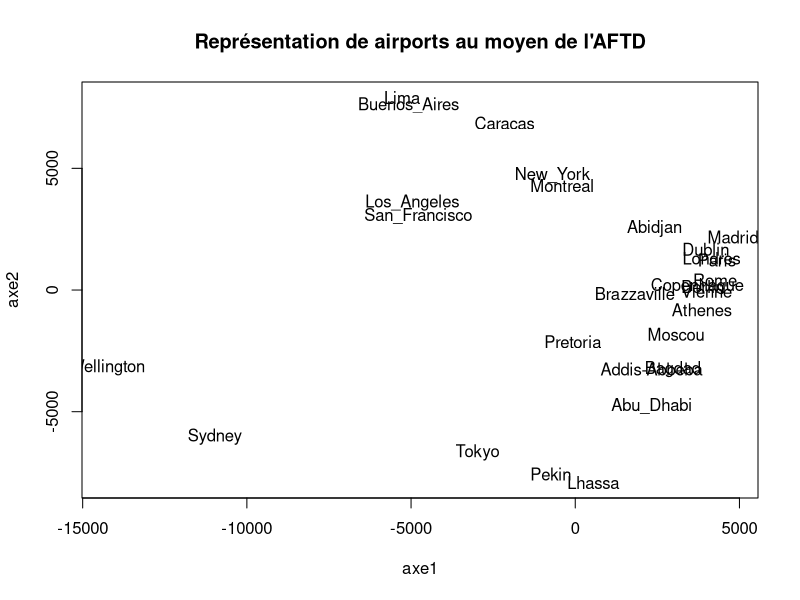
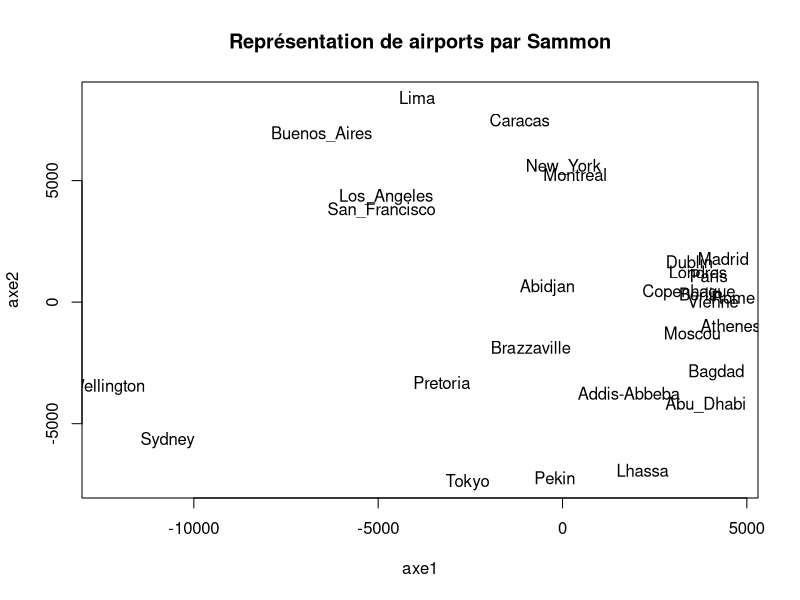
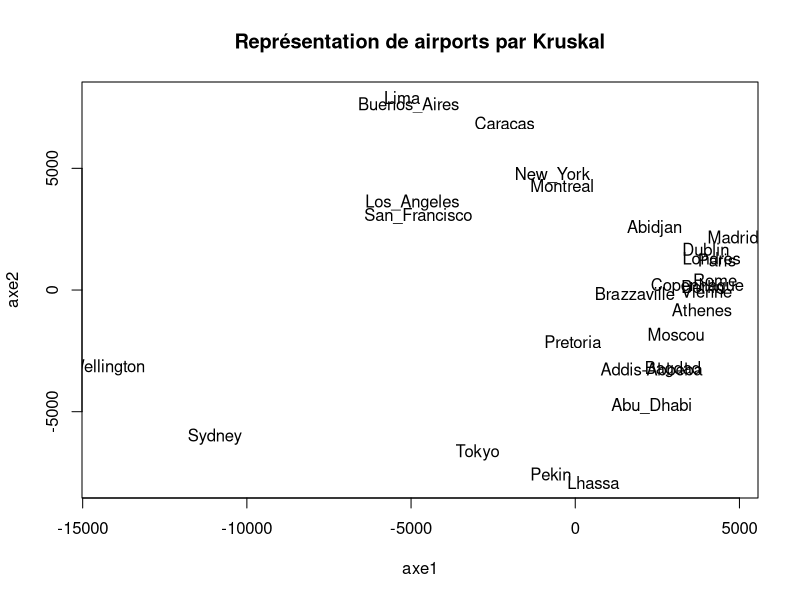
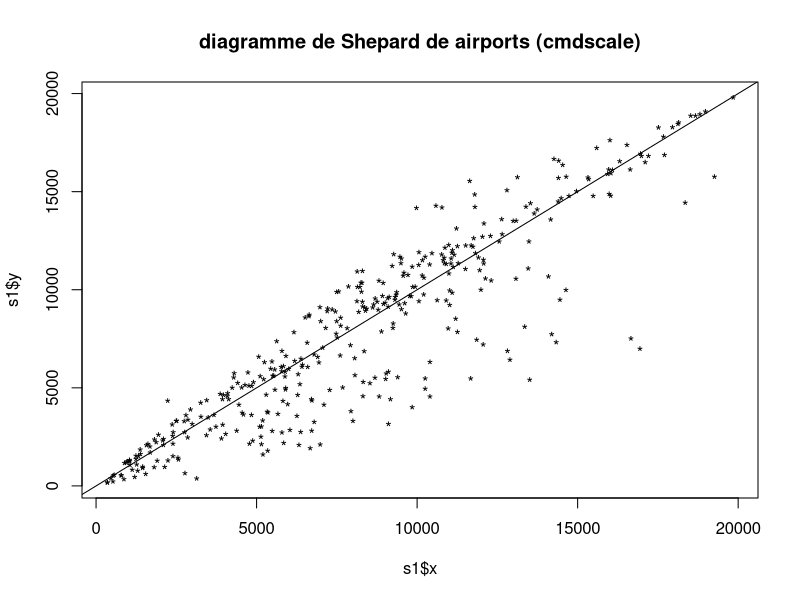
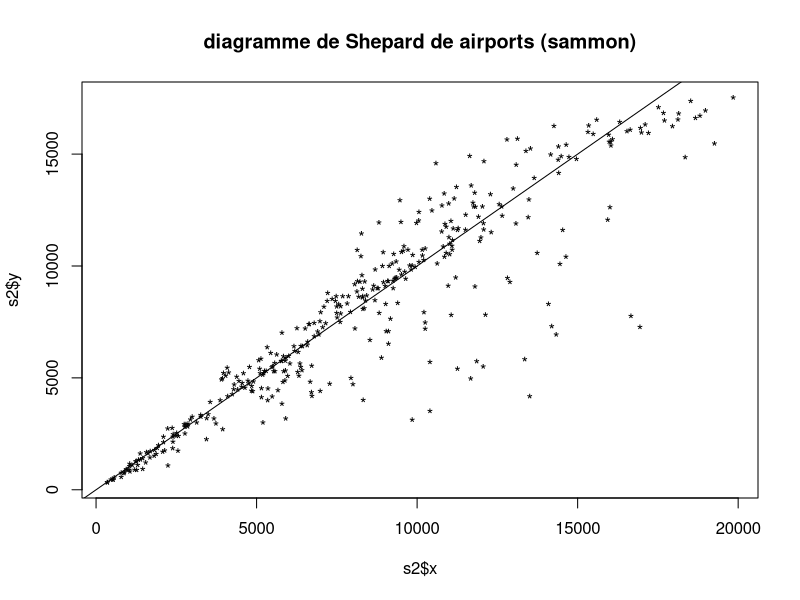
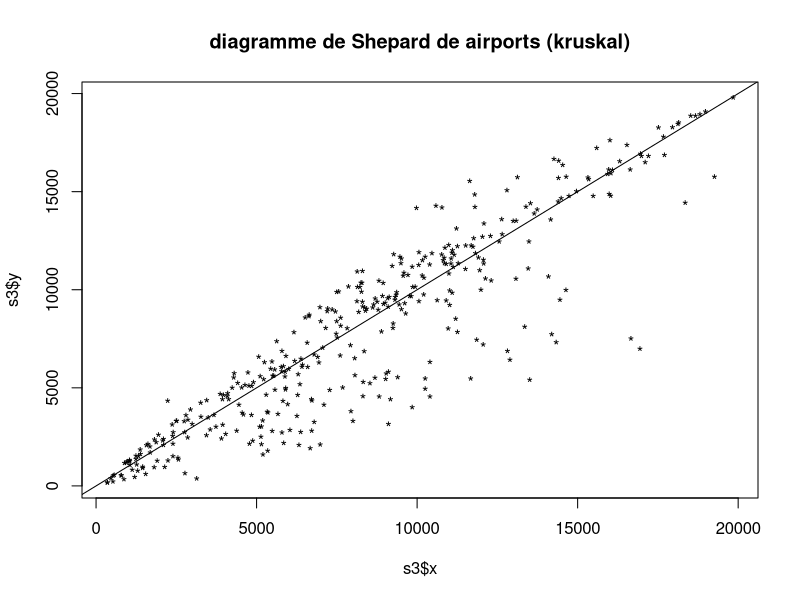
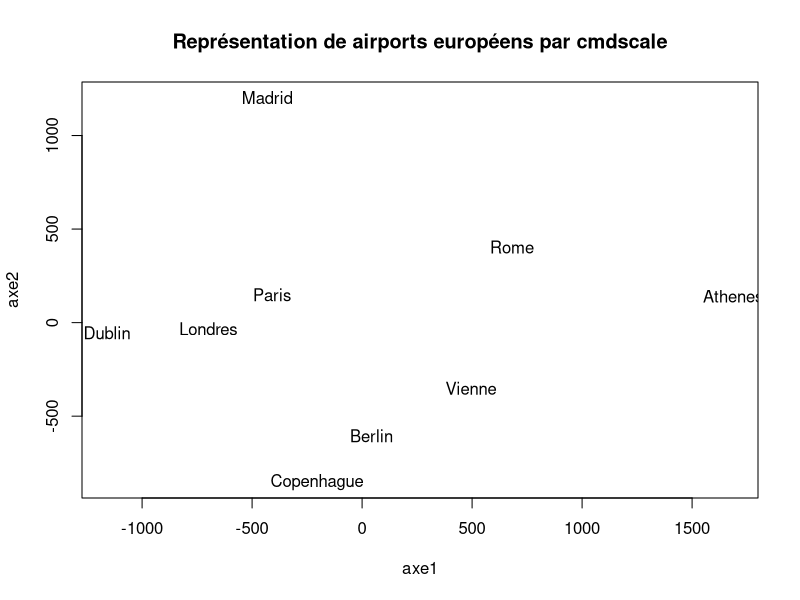
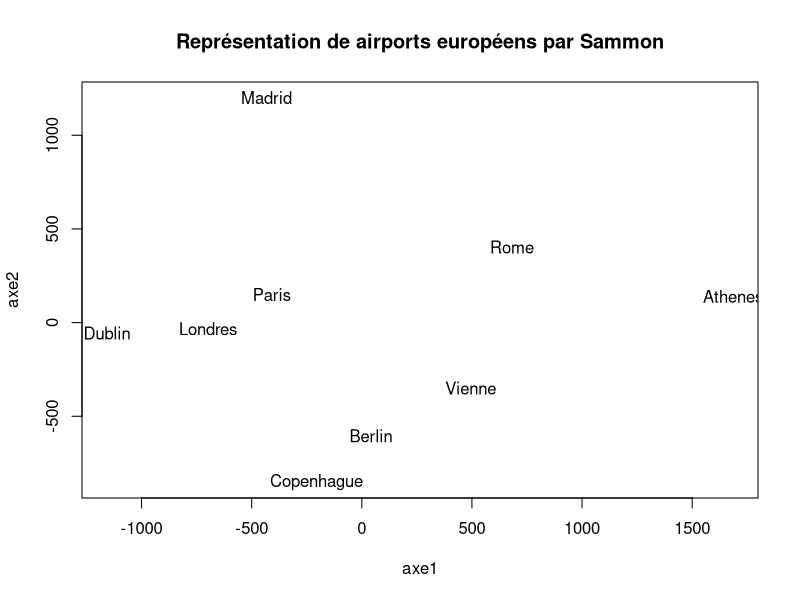

Source code (R) for these figures, in order:
# UV : SY19 - TP01
# 3. Les données de distances entre aéroports
# Auteurs : Alice Ngwembou - Antoine Hars
# Fichier : exercice3.R

library(MASS)

#setwd("Z:/")
airports <- read.table("airports2.txt", header = F, row.names = 1)

# Matrice des données et tableau des distances.
airmat = as.matrix(airports)
airdist = as.dist(airports)

# Question 1)
# Réalisation de l'AFTD sur les données
aftd = cmdscale(airdist)
png(file = "plots/plot_airports_cmdscale.png")
plot(aftd, type = "n", main = "Représentation de airports au moyen de l'AFTD", xlab = "axe1", ylab = "axe2")
text(aftd, labels(airdist))
dev.off()

### Question 2)

# Projection de Sammon
sammonmat = sammon(airdist)
png(file = "plots/plot_airports_sammon.png")
plot(sammonmat$points, type = "n", main = "Représentation de airports par Sammon", xlab = "axe1", ylab = "axe2")
text(sammonmat$points, labels(airdist))
dev.off()

# Projection de Kruskal
kruskalmat = isoMDS(airdist)
png(file = "plots/plot_airports_kruskal.png")
plot(kruskalmat$points, type = "n", main = "Représentation de airports par Kruskal", xlab = "axe1", ylab = "axe2")
text(kruskalmat$points, labels(airdist))
dev.off()

# Représentation de Shepard
png(file = "plots/plot_airports_shepard_cmdscale.png")
s1 = Shepard(airdist, aftd)
plot(s1, main = "diagramme de Shepard de airports (cmdscale)", pch = "*")
abline(0, 1)
dev.off();

s2 = Shepard(airdist, sammonmat$points)
png(file = "plots/plot_airports_shepard_sammon.png")
plot(s2, main = "diagramme de Shepard de airports (sammon)", pch = "*")
abline(0, 1)
dev.off()

s3 = Shepard(airdist, kruskalmat$points)
png(file = "plots/plot_airports_shepard_kruskal.png")
plot(s3, main = "diagramme de Shepard de airports (kruskal)", pch = "*")
abline(0, 1)
dev.off()

### Question 3)

# Suppression des villes non européennes
euromat = airmat[-1:-3,-1:-3]
euromat = euromat[-4:-6,-4:-6]
euromat = euromat[-2,-2]
euromat = euromat[-5:-6,-5:-6]
euromat = euromat[-6,-6] # Suppression Los Angeles
euromat = euromat[-7,-7] # Suppression Montreal
euromat = euromat[-7:-8,-7:-8] # Suppression Moscou & New-Yorj
euromat = euromat[-8:-9,-8:-9] # Suppression Pekin & Pretoria
euromat = euromat[-9:-10,-9:-10] # Suppression SF & Sydney
euromat = euromat[-9,-9] # Suppression Tokyo
euromat = euromat[-10,-10] # Suppression Wellington

# Transformation en matrice de distances
eurodist = as.dist(euromat)

# AFTD
euroaftd = cmdscale(eurodist, 5)
png(file = "plots/plot_euro_cmdscale.png")
plot(euroaftd, type = "n", main = "Représentation de airports européens par cmdscale", xlab = "axe1", ylab = "axe2")
text(euroaftd, labels(eurodist))
dev.off()

# Comme on cherche à représenter les points sur un plan et non une sphère ...
sammoneuromat = sammon(eurodist)
png(file = "plots/plot_euro_sammon.png")
plot(sammoneuromat$points, type = "n", main = "Représentation de airports européens par Sammon", xlab = "axe1", ylab = "axe2")
text(sammoneuromat$points, labels(eurodist))
dev.off()

# Projection de Kruskal
kruskaleuromat = isoMDS(eurodist)
png(file = "plots/plot_euro_kruskal.png")
plot(kruskaleuromat$points, type = "n", main = "Représentation de airports européens par Kruskal", xlab = "axe1", ylab = "axe2")
text(kruskaleuromat$points, labels(eurodist))
dev.off()

# Représentation de Shepard
png(file = "plots/plot_euro_shepard_cmdscale.png")
s4 = Shepard(eurodist, euroaftd)
plot(s4, main = "diagramme de Shepard de airports europe (cmdscale)", pch = "*")
abline(0, 1)
dev.off();

s5 = Shepard(eurodist, sammoneuromat$points)
png(file = "plots/plot_euro_shepard_sammon.png")
plot(s5, main = "diagramme de Shepard de airports europe (sammon)", pch = "*")
abline(0, 1)
dev.off()

s6 = Shepard(eurodist, kruskaleuromat$points)
png(file = "plots/plot_euro_shepard_kruskal.png")
plot(s6, main = "diagramme de Shepard de airports europe (kruskal)", pch = "*")
abline(0, 1)
dev.off()

